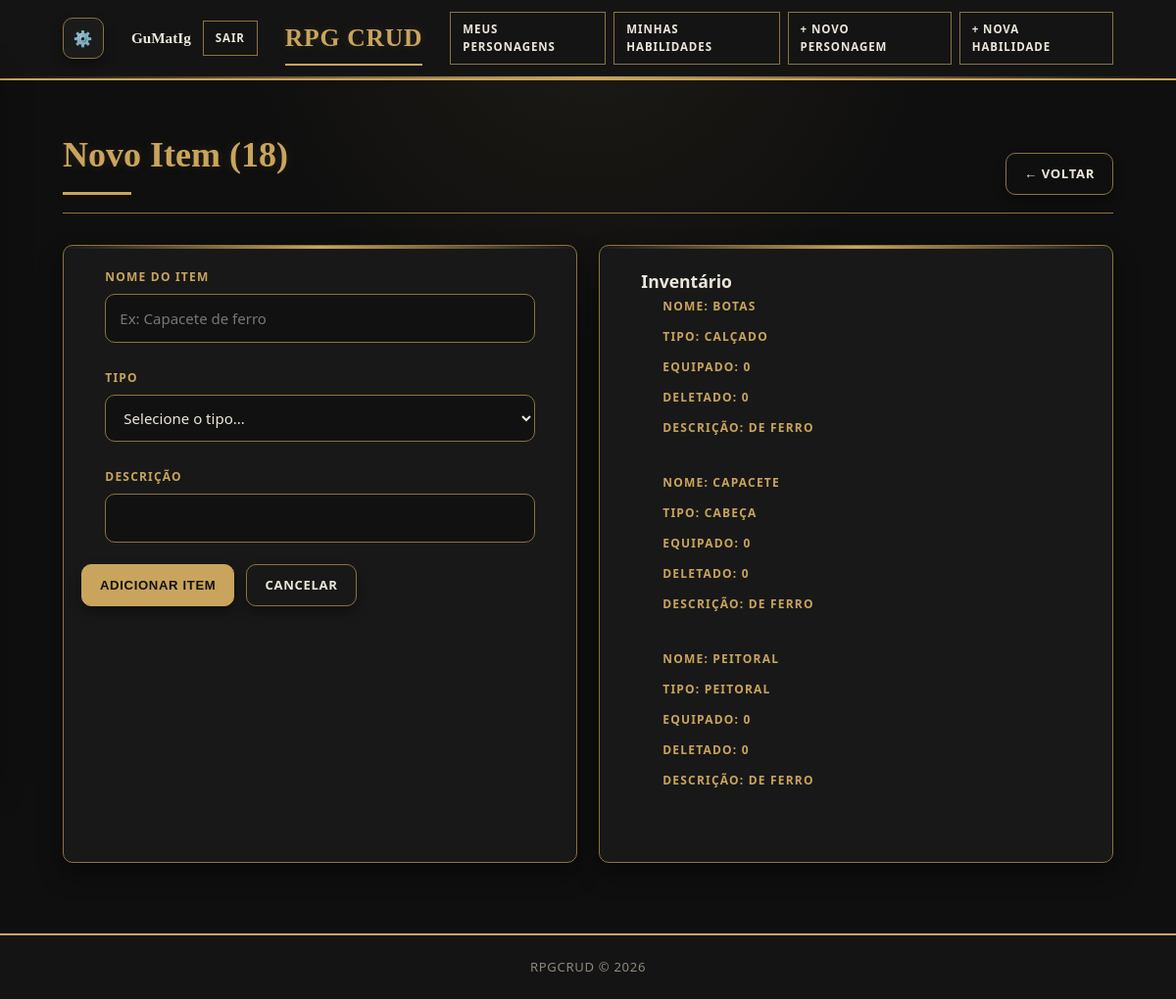
The page /pages/item_create.php?id=18 (signed in) on the database its author committed.
### tables this page shows
CREATE TABLE `item` (
  `id` int(11) NOT NULL,
  `id_personagem` int(11) DEFAULT NULL,
  `nome` varchar(32) DEFAULT NULL,
  `tipo` varchar(32) DEFAULT NULL,
  `descricao` text DEFAULT NULL,
  `equipado` tinyint(1) DEFAULT NULL,
  `deletado` tinyint(1) DEFAULT NULL
);

### config/database.php (called while the page is built, shortened)
<?php
function getConexao(): PDO {
    $dsn = "mysql:host=" . DB_HOST . ";dbname=" . DB_NAME . ";charset=" . DB_CHARSET;
    $opcoes = [
        PDO::ATTR_ERRMODE            => PDO::ERRMODE_EXCEPTION,
        PDO::ATTR_DEFAULT_FETCH_MODE => PDO::FETCH_ASSOC,
        PDO::ATTR_EMULATE_PREPARES   => false,
    ];
    return new PDO($dsn, DB_USER, DB_PASS, $opcoes);
}

### repository/ItemRepository.php (called while the page is built, shortened)
<?php
require_once __DIR__ . '/../config/database.php';
require_once __DIR__ . '/../entity/Item.php';
class ItemRepository {
    private PDO $pdo;
    public function __construct() {
        $this->pdo = getConexao();
    }
    public function listarPorPersonagem(int $id_personagem): array {
        $stmt = $this->pdo->prepare(
            'SELECT * FROM item WHERE id_personagem = :id_p ORDER BY nome ASC'
        );
        $stmt->execute([':id_p' => $id_personagem]);
        $lista = [];
        foreach ($stmt->fetchAll() as $dados) {
            $lista[] = new Item($dados);
        }
        return $lista;
    }
}

### entity/Item.php (called while the page is built, shortened)
<?php
class Item {
    private string $nome;
    private string $tipo;
    private string $descricao;
    private int   $equipado;
    private int   $deletado;
    public function __construct(array $dados) {
        $this->nome              =        $dados['nome']              ?? '';
        $this->tipo              =        $dados['tipo']              ?? '';
        $this->descricao         =        $dados['descricao']         ?? '';
        $this->equipado          = (int) ($dados['equipado']          ?? 0);
        $this->deletado          = (int) ($dados['deletado']          ?? 0);
    }
    public function getNome():            string { return $this->nome; }
    public function getTipo():            string { return $this->tipo; }
    public function getDescricao():       string { return $this->descricao; }
    public function getEquipado():        int   { return $this->equipado; }
    public function getDeletado():        int   { return $this->deletado; }
}

### pages/item_create.php (the view, shortened to what this page needs)
<?php
require_once __DIR__ . '/../repository/ItemRepository.php';
$repo_item = new ItemRepository();
$id_personagem = 0;
if (isset($_GET['id'])) {
    $id_personagem = (int) $_GET['id'];
}
$inventario = $repo_item->listarPorPersonagem($id_personagem);
$nome = '';
$descricao = '';
require_once __DIR__ . '/../includes/header.php';
?>
<div class="page-header">
  <h2>Novo Item (<?= $id_personagem ?>)</h2>
  <a href="index.php" class="btn btn-ghost">← Voltar</a>
</div>
<div class="form">
  <div class="form-card">
    <form method="POST" action="item_create.php?id=<?=$id_personagem?>" enctype="multipart/form-data">
      <div class="form-group">
        <label for="nome">Nome do Item</label>
        <input
          type="text"
          id="nome"
          name="nome"
          placeholder="Ex: Capacete de ferro"
          value="<?= htmlspecialchars($nome) ?>"
          required
        />
      </div>
      <div class="form-group">
        <label for="tipo">Tipo</label>
        <select id="tipo" name="tipo" required>
          <option value="">Selecione o tipo...</option>
        </select>
      </div>
      <div class="form-group">
        <label for="descricao">Descrição</label>
        <input
          type="text"
          id="descricao"
          name="descricao"
          value="<?= htmlspecialchars($descricao) ?>"
          required
        />
      </div>
      <div class="form-actions">
        <button type="submit" class="btn btn-primary">Adicionar Item</button>
        <a href="index.php" class="btn btn-ghost">Cancelar</a>
      </div>
    </form>
  </div>
  <div class="form-card">
    <div class="form-group">
        <h3 for="inventario">Inventário</h3>
        <?php foreach ($inventario as $indice => $it): ?>
        <div class="form-group2">
          <label for="nome">Nome: <?= $it->getNome() ?></label>
        </div>
        <div class="form-group2">
          <label for="tipo">Tipo: <?= $it->getTipo() ?></label>
        </div>
        <div class="form-group2">
          <label for="equipado">Equipado: <?= $it->getEquipado() ?></label>
        </div>
        <div class="form-group2">
          <label for="deletado">Deletado: <?= $it->getDeletado() ?></label>
        </div>
        <div class="form-group2">
          <label for="descricao">Descrição: <?= $it->getDescricao() ?></label>
        </div>
        <br>
        <?php endforeach; ?>
    </div>
  </div>
</div>
<?php require_once __DIR__ . '/../includes/footer.php'; ?>

### assets/style.css (style rules this page uses)
*, *::before, *::after { box-sizing: border-box; margin: 0; padding: 0; }
html { min-height: 100%; }
body { position: relative; isolation: isolate; min-height: 100vh; display: flex; flex-direction: column; color: var(--ink); background: radial-gradient( circle at top, color-mix(in srgb, var(--cor-principal) 8%, transparent), transparent 30% ), #0f0f0f; font-family: "Trebuchet MS", "Segoe UI", system-ui, sans-serif; font-size: 15px; line-height: 1.6; }
a { color: var(--cor-principal); text-decoration: none; transition: .2s; }
.page-header { display: flex; align-items: flex-end; justify-content: space-between; gap: 18px; margin-bottom: 32px; padding-bottom: 18px; border-bottom: 1px solid var(--cor-principal-dark); }
.page-header h2 { position: relative; color: var(--cor-principal); font-family: Georgia, "Times New Roman", serif; font-size: clamp(2rem, 3vw, 2.8rem); font-weight: 700; }
.page-header h2::after { content: ""; display: block; width: 70px; height: 3px; margin-top: 8px; background: var(--cor-principal); }
.btn { display: inline-flex; align-items: center; justify-content: center; gap: 8px; min-height: 42px; padding: 10px 18px; border: 1px solid var(--cor-principal-dark); border-radius: var(--radius); background: #1b1b1b; color: var(--ink); font-size: .82rem; font-weight: 900; letter-spacing: .05em; text-transform: uppercase; text-decoration: none; cursor: pointer; transition: transform .15s ease, background .15s ease, border-color .15s ease, color .15s ease; box-shadow: var(--shadow-sm); }
.btn-primary { background: var(--cor-principal); color: #111; border-color: var(--cor-principal); }
.btn-ghost { background: transparent; }
.form-card, .confirm-card, .login-card, .form-pericias { position: relative; background: #181818; border: 1px solid var(--cor-principal-dark); border-radius: var(--radius); box-shadow: var(--shadow); }
.form-card::before, .confirm-card::before, .login-card::before, .form-pericias::before { content: ""; position: absolute; top: 0; left: 0; right: 0; height: 3px; background: linear-gradient( 90deg, transparent, var(--cor-principal), transparent ); }
.form { display: grid; grid-template-columns: 1fr 1fr; gap: 22px; }
.form-card, .form-pericias { max-width: 720px; padding: 18px; }
.form-group, .div-pericia { margin-left: 5%; margin-right: 5%; margin-bottom: 18px; padding-top: 4px; padding-bottom: 4px; }
.form-group2 { margin-left: 5%; padding-top: 2px; padding-bottom: 2px; }
.form-group label, .form-pericias label { display: block; margin-bottom: 8px; color: var(--cor-principal); font-size: .75rem; font-weight: 900; letter-spacing: .1em; text-transform: uppercase; }
.form-group input[type="text"], .form-group input[type="name"], .form-group input[type="email"], .form-group input[type="password"], .form-group input[type="number"], .form-group select { width: 100%; min-height: 46px; padding: 12px 14px; background: #111111; color: var(--ink); border: 1px solid var(--cor-principal-dark); border-radius: var(--radius); outline: none; font: inherit; transition: border-color .2s ease, box-shadow .2s ease, background .2s ease; }
.form-group select { cursor: pointer; }
.form-actions { display: flex; gap: 12px; flex-wrap: wrap; margin-top: 14px; }
.page-header h2, .login-logo, .logo { text-shadow: 0 0 12px color-mix(in srgb, var(--cor-principal) 15%, transparent); }
input::placeholder, textarea::placeholder { color: #777; }

### rows shown on the page
item: nome "BOTAS", tipo "CALÇADO", equipado "0", deletado "0", descricao "DE FERRO"
item: nome "CAPACETE", tipo "CABEÇA", equipado "0", deletado "0", descricao "DE FERRO"
item: nome "PEITORAL", tipo "PEITORAL", equipado "0", deletado "0", descricao "DE FERRO"

### other values the page prints
$nomeUser "GuMatIg"
$id_personagem "18"
